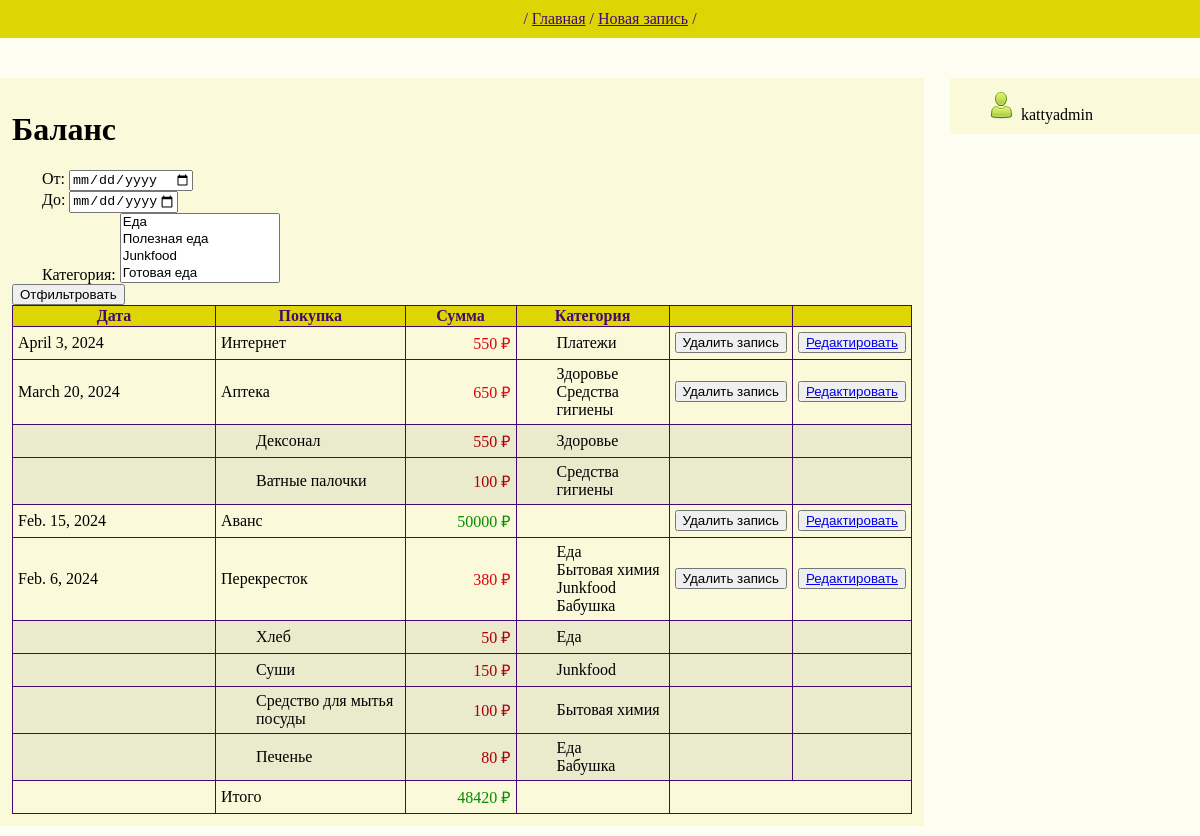
The app's page / (signed in) with its own data.
### bookkeeping/models.py (models this page shows, shortened)
class Record(models.Model):
    sum = models.FloatField()
    text = models.TextField()
    date = models.DateField()
    includes_items = models.BooleanField(default=False)
    is_income = models.BooleanField(default=False)
    category = models.ManyToManyField(Category, through='RecordCategory', null=True)

class Category(models.Model):
    name = models.CharField(max_length=255)
    def __str__(self):
        return self.name

class Item(models.Model):
    name = models.TextField()
    cost = models.FloatField()
    category = models.ManyToManyField(Category, through='ItemCategory')
    record = models.ForeignKey(Record, on_delete=models.SET_NULL, null=True)
    amount = models.FloatField(null=True)

### bookkeeping/views.py (the view)
# urls.py: path('', RecordList.as_view()),
class RecordList(ListView):
    model = Record
    ordering = '-date'
    template_name = 'finances.html'
    context_object_name = 'records'
    def get_queryset(self):
        queryset = super().get_queryset()
        self.filterset = RecordFilter(self.request.GET, queryset)
        print(self)
        return self.filterset.qs
    def get_context_data(self, ** kwargs):
        category = self.request.GET.get('category__icontains')
        context = super().get_context_data(**kwargs)
        result = 0
        items = {}
        for i in self.object_list:
            if i.is_income:
                result += i.sum
            else:
                if i.includes_items and category:
                    i_item = Item.objects.filter(record = i.id, category = int(category))
                    for j in i_item:
                        result -= j.cost
                        print(j.cost)
                else:
                    result -= i.sum
            if Item.objects.filter(record = i.id):
                items[i.id] = Item.objects.filter(record = i.id)
        context['result'] = result
        context['items'] = items
        context['filterset'] = self.filterset
        return context

### bookkeeping/templatetags/custom_filters.py (called while the page is built)
@register.filter()
def find_items(items, register_id):
    if register_id in items:
        return items[register_id]

### templates/finances.html (shortened to what this page needs)
{% extends 'default.html' %}
{% load custom_filters %}
{% block content %}
<h1>Баланс</h1>
    <form action="" method="get">
       {{ filterset.form.as_p }}
       <input type="submit" value="Отфильтровать" />
    </form>
    <table>
        <tr>
            <th class = "date">Дата</th>
            <th>Покупка</th>
            <th>Сумма</th>
            <th class = "category">Категория</th>
            <th></th>
            <th></th>
        </tr>
        {% for record in records %}
           {% if record.is_income %}
           <tr class = "income">
           {% else %}
           <tr class = "spending">
           {% endif %}
               <td class = "date">{{ record.date }}</td>
               <td class = "spending">{{ record.text }}</td>
               <td class = "sum">{{ record.sum|floatformat:"-2" }} ₽</td>
               <td class = "category">
               {% if not record.is_income %}
               {% for category in record.category.all %}
               {{ category }}<br>
               {% endfor %}
               {% endif %}
                </td>
                <td class = "sum"><form action="/{{ record.id }}/record_delete/" method="post">
                    <input type="submit" value="Удалить запись">
                </form></td>
                <td><button> <a href="/{{ record.id }}/record_update/">Редактировать</a> </button></td>
           </tr>
            {% if record.includes_items %}
            {% for item in items|find_items:record.id %}
            <tr class = "items">
                <td class = "date"></td>
               <td class = "spending">{{ item.name }}</td>
               <td class = "sum">{{ item.cost|floatformat:"-2" }} ₽</td>
               <td class = "category">
               {% for itemcategory in item.category.all %}
               {{ itemcategory }}<br>
               {% endfor %}
                </td>
                <td></td>
                <td></td>
            </tr>
            {% endfor %}
            {% endif %}
        {% endfor %}
        {% if result < 0 %}
        <tr class = "spending">
        {% else %}
        <tr class = "income">
        {% endif %}
               <td class = "date"></td>
               <td class = "spending">Итого</td>
               <td class = "sum">
                    {{ result|floatformat:"-2" }} ₽
               </td>
               <td class = "category"></td>
           </tr>
    </table>
{% endblock content %}

### templates/default.html (shortened to what this page needs)
<!DOCTYPE html>
 <html lang="ru">
  <head>
   {% load static %}
   <link rel="stylesheet" href="{% static 'style.css' %}">
  </head>
  <body>
    <div class="main">
        <div id="header">
            <span>/</span> <a href="/">Главная</a> <span>/</span> <a href="/record_create">Новая запись</a> <span>/</span>
        </div>
        <div class="main">
        <div id="center">
        {% block content %}
        {% endblock content %}
        </div>
        <div id="sidebar">
            <p><img src="{% static 'User.png' %}"> {{ user }}</p>
        </div>
    </div>
    <p><br>
    <br></p>
 </body>
</html>

### static/style.css (style rules this page uses)
body { font-family: Georgia, 'Times New Roman', Times, serif; background-color: #FDFDF2; margin: auto; }
p { text-indent: 30px; margin-bottom: 0px; margin-top: 0px; text-align: justify }
div { margin: 0 auto 10px auto; background-color: #FAFADB; padding: 5px; #border-radius: 5px; }
div.main { margin: 0 auto; background-color: inherit; min-width: 800px; max-width: 1500px; padding: 0px; border: none; #width: 75%; }
#header { margin: 0 auto 40px auto; background-color: #DDD604; padding: 10px; text-align: center; width: 100%; color: #450774; }
#header a { color: #450774; }
#center { # box-shadow: 0 0 3px 3px #DDD604; width: 75%; padding: 1%; float: left; min-width: 900px; }
#sidebar { float: right; width: 20%; # box-shadow: 0 0 3px 3px #DDD604; padding-bottom: 10px; }
#sidebar > p { margin-top: 5px; }
table { border: 1px solid #450774; border-spacing: 0 0; border-collapse: collapse; }
th { background: #DDD604; color: #450774; border: 1px solid #450774; }
th.date { min-width: 200px; }
th.category { min-width: 150px; }
td { padding: 5px; border-top: 1px solid #450774; border: 1px solid #450774; }
td.date { min-width: 150px; }
td.spending { width: 250px; }
tr.spending td.sum { min-width: 100px; color: #DB040A; text-align: right; }
td.category { padding-left: 40px;; }
tr.income td.sum { min-width: 100px; color: #078C00; text-align: right; }
tr.items td { background-color: #EAEACD; padding-left: 40px; }
tr.items td.sum { color: #AB0004; text-align: right; }

### records on screen
Record: date "April 3, 2024", text "Интернет", sum "550"
Category: name "Платежи"
Record: date "March 20, 2024", text "Аптека", sum "650"
Category: name "Здоровье"
Category: name "Средства гигиены"
Item: name "Дексонал", cost "550"
Item: name "Ватные палочки", cost "100"
Record: date "Feb. 15, 2024", text "Аванс", sum "50000"
Record: date "Feb. 6, 2024", text "Перекресток", sum "380"
Category: name "Еда"
Category: name "Бытовая химия"
Category: name "Junkfood"
Category: name "Бабушка"
Item: name "Хлеб", cost "50"
Item: name "Суши", cost "150"
Item: name "Средство для мытья посуды", cost "100"
Item: name "Печенье", cost "80"

### other values on screen
{{ result|floatformat:"-2" }} "48420"
{{ user }} "kattyadmin"
